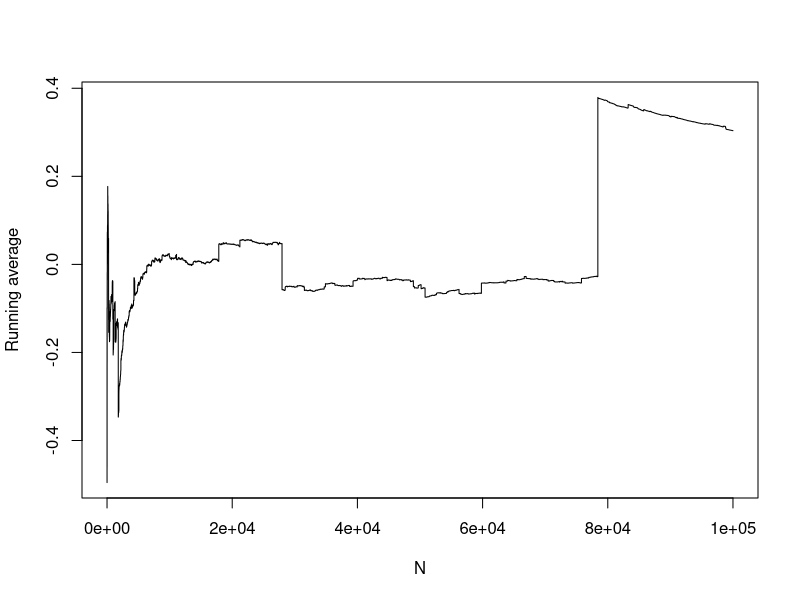

Here is the R script that generated this plot:
set.seed(191178)

N <- 1e5
samp <- rnorm(N, mean = 0, sd = 1)
draws <- samp * dt(samp, 1) / dnorm(samp, mean = 0, sd = 1)

plot(1:N, cumsum(draws)/(1:N), type = 'l', xlab = "N", ylab = "Running average")
